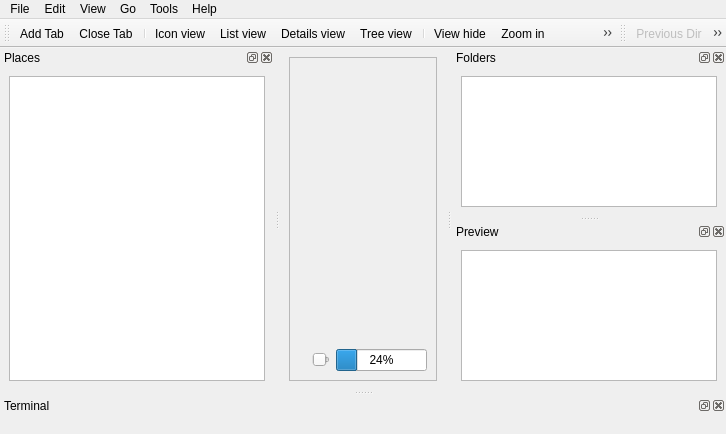
<?xml version="1.0" encoding="UTF-8"?>
<ui version="4.0">
 <class>MainWindowFileManager</class>
 <widget class="QMainWindow" name="MainWindowFileManager">
  <property name="geometry">
   <rect>
    <x>0</x>
    <y>0</y>
    <width>726</width>
    <height>434</height>
   </rect>
  </property>
  <property name="windowTitle">
   <string>MainWindow</string>
  </property>
  <widget class="QWidget" name="centralwidget">
   <layout class="QVBoxLayout" name="verticalLayout">
    <item>
     <widget class="QFrame" name="frame">
      <property name="frameShape">
       <enum>QFrame::StyledPanel</enum>
      </property>
      <property name="frameShadow">
       <enum>QFrame::Raised</enum>
      </property>
      <layout class="QVBoxLayout" name="verticalLayout_2">
       <item>
        <widget class="QTabWidget" name="m_tabWidget">
         <property name="elideMode">
          <enum>Qt::ElideRight</enum>
         </property>
         <property name="usesScrollButtons">
          <bool>true</bool>
         </property>
         <property name="documentMode">
          <bool>true</bool>
         </property>
         <property name="tabsClosable">
          <bool>true</bool>
         </property>
         <property name="movable">
          <bool>true</bool>
         </property>
        </widget>
       </item>
       <item>
        <layout class="QHBoxLayout" name="horizontalLayout">
         <item>
          <widget class="QLabel" name="m_labelStatus"/>
         </item>
         <item>
          <spacer name="horizontalSpacer">
           <property name="orientation">
            <enum>Qt::Horizontal</enum>
           </property>
           <property name="sizeHint" stdset="0">
            <size>
             <width>40</width>
             <height>20</height>
            </size>
           </property>
          </spacer>
         </item>
         <item>
          <widget class="QSlider" name="m_horizontalSliderIconSize">
           <property name="orientation">
            <enum>Qt::Horizontal</enum>
           </property>
          </widget>
         </item>
         <item>
          <widget class="QProgressBar" name="m_progressBarFreeSpace">
           <property name="value">
            <number>24</number>
           </property>
          </widget>
         </item>
        </layout>
       </item>
      </layout>
     </widget>
    </item>
   </layout>
  </widget>
  <widget class="QDockWidget" name="m_dockWidgetPlaces">
   <property name="windowTitle">
    <string>Places</string>
   </property>
   <attribute name="dockWidgetArea">
    <number>1</number>
   </attribute>
   <widget class="QWidget" name="dockWidgetContents_3">
    <layout class="QVBoxLayout" name="verticalLayout_3">
     <item>
      <widget class="QListView" name="m_listViewPlaces"/>
     </item>
    </layout>
   </widget>
  </widget>
  <widget class="QDockWidget" name="m_dockWidgetTerminal">
   <property name="sizePolicy">
    <sizepolicy hsizetype="Preferred" vsizetype="Maximum">
     <horstretch>0</horstretch>
     <verstretch>0</verstretch>
    </sizepolicy>
   </property>
   <property name="minimumSize">
    <size>
     <width>55</width>
     <height>38</height>
    </size>
   </property>
   <property name="windowTitle">
    <string>Terminal</string>
   </property>
   <attribute name="dockWidgetArea">
    <number>8</number>
   </attribute>
   <widget class="QWidget" name="dockWidgetContents_6">
    <layout class="QVBoxLayout" name="verticalLayout_4">
     <item>
      <widget class="QTermWidget" name="m_termWidgetTerminal">
       <property name="toolTip">
        <string/>
       </property>
       <property name="whatsThis">
        <string/>
       </property>
      </widget>
     </item>
    </layout>
   </widget>
  </widget>
  <widget class="QDockWidget" name="m_dockWidgetFolders">
   <property name="windowTitle">
    <string>Folders</string>
   </property>
   <attribute name="dockWidgetArea">
    <number>2</number>
   </attribute>
   <widget class="QWidget" name="dockWidgetContents_9">
    <layout class="QVBoxLayout" name="verticalLayout_5">
     <item>
      <widget class="QTreeView" name="m_treeViewFolders"/>
     </item>
    </layout>
   </widget>
  </widget>
  <widget class="QDockWidget" name="m_dockWidgetPreview">
   <property name="windowTitle">
    <string>Preview</string>
   </property>
   <attribute name="dockWidgetArea">
    <number>2</number>
   </attribute>
   <widget class="QWidget" name="dockWidgetContents_10">
    <layout class="QVBoxLayout" name="verticalLayout_6">
     <item>
      <widget class="QGraphicsView" name="m_graphicsView"/>
     </item>
    </layout>
   </widget>
  </widget>
  <widget class="QToolBar" name="m_toolBarTab">
   <property name="windowTitle">
    <string>Tabs</string>
   </property>
   <attribute name="toolBarArea">
    <enum>TopToolBarArea</enum>
   </attribute>
   <attribute name="toolBarBreak">
    <bool>false</bool>
   </attribute>
   <addaction name="actionAddTab"/>
   <addaction name="actionCloseTab"/>
   <addaction name="separator"/>
   <addaction name="actionIconView"/>
   <addaction name="actionListView"/>
   <addaction name="actionDetailsView"/>
   <addaction name="actionTreeView"/>
   <addaction name="separator"/>
   <addaction name="actionViewHide"/>
   <addaction name="actionZoomIn"/>
   <addaction name="actionZoomOut"/>
  </widget>
  <widget class="QMenuBar" name="m_menuBar">
   <property name="geometry">
    <rect>
     <x>0</x>
     <y>0</y>
     <width>726</width>
     <height>20</height>
    </rect>
   </property>
   <widget class="QMenu" name="menuFile">
    <property name="title">
     <string>File</string>
    </property>
    <addaction name="actionCreateFile"/>
    <addaction name="actionCreateDirectory"/>
    <addaction name="separator"/>
    <addaction name="actionAddTab"/>
    <addaction name="actionCloseTab"/>
   </widget>
   <widget class="QMenu" name="menuEdit">
    <property name="title">
     <string>Edit</string>
    </property>
    <addaction name="actionMove"/>
    <addaction name="actionCopy"/>
    <addaction name="actionPaste"/>
    <addaction name="separator"/>
   </widget>
   <widget class="QMenu" name="menuView">
    <property name="title">
     <string>View</string>
    </property>
    <addaction name="actionZoomIn"/>
    <addaction name="actionZoomOut"/>
    <addaction name="separator"/>
    <addaction name="actionListView"/>
    <addaction name="actionTreeView"/>
    <addaction name="actionDetailsView"/>
    <addaction name="actionViewHide"/>
   </widget>
   <widget class="QMenu" name="menuGo">
    <property name="title">
     <string>Go</string>
    </property>
    <addaction name="actionGoPreviousDir"/>
    <addaction name="actionUpDir"/>
    <addaction name="separator"/>
    <addaction name="actionGoHome"/>
   </widget>
   <widget class="QMenu" name="menuTools">
    <property name="title">
     <string>Tools</string>
    </property>
    <addaction name="actionTerminal"/>
    <addaction name="separator"/>
    <addaction name="actionPreferences"/>
   </widget>
   <widget class="QMenu" name="menuHelp">
    <property name="title">
     <string>Help</string>
    </property>
    <addaction name="actionAboutQt"/>
    <addaction name="actionAbout"/>
   </widget>
   <addaction name="menuFile"/>
   <addaction name="menuEdit"/>
   <addaction name="menuView"/>
   <addaction name="menuGo"/>
   <addaction name="menuTools"/>
   <addaction name="menuHelp"/>
  </widget>
  <widget class="QToolBar" name="m_toolBarNavigation">
   <property name="windowTitle">
    <string>Navigation</string>
   </property>
   <property name="allowedAreas">
    <set>Qt::BottomToolBarArea|Qt::TopToolBarArea</set>
   </property>
   <attribute name="toolBarArea">
    <enum>TopToolBarArea</enum>
   </attribute>
   <attribute name="toolBarBreak">
    <bool>false</bool>
   </attribute>
   <addaction name="actionGoPreviousDir"/>
   <addaction name="actionGoNextDir"/>
   <addaction name="actionUpDir"/>
   <addaction name="actionGoHome"/>
   <addaction name="separator"/>
  </widget>
  <action name="actionAddTab">
   <property name="icon">
    <iconset resource="../resources/resources.qrc">
     <normaloff>:/images/tab-new.png</normaloff>:/images/tab-new.png</iconset>
   </property>
   <property name="text">
    <string>Add Tab</string>
   </property>
   <property name="shortcut">
    <string>Ctrl+T</string>
   </property>
   <property name="menuRole">
    <enum>QAction::ApplicationSpecificRole</enum>
   </property>
  </action>
  <action name="actionGoHome">
   <property name="icon">
    <iconset resource="../resources/resources.qrc">
     <normaloff>:/images/go-home.png</normaloff>:/images/go-home.png</iconset>
   </property>
   <property name="text">
    <string>Go Home</string>
   </property>
   <property name="shortcut">
    <string>Ctrl+Home</string>
   </property>
  </action>
  <action name="actionGoPreviousDir">
   <property name="enabled">
    <bool>false</bool>
   </property>
   <property name="icon">
    <iconset theme="go-back" resource="../resources/resources.qrc">
     <normaloff>:/images/go-previous.png</normaloff>
     <normalon>:/images/back.png</normalon>:/images/go-previous.png</iconset>
   </property>
   <property name="text">
    <string>Previous Dir</string>
   </property>
   <property name="toolTip">
    <string>Previous Dir</string>
   </property>
   <property name="shortcut">
    <string>Backspace</string>
   </property>
  </action>
  <action name="actionCloseTab">
   <property name="icon">
    <iconset resource="../resources/resources.qrc">
     <normaloff>:/images/tab-close.png</normaloff>:/images/tab-close.png</iconset>
   </property>
   <property name="text">
    <string>Close Tab</string>
   </property>
   <property name="shortcut">
    <string>Ctrl+W</string>
   </property>
  </action>
  <action name="actionUpDir">
   <property name="icon">
    <iconset resource="../resources/resources.qrc">
     <normaloff>:/images/go-up.png</normaloff>:/images/go-up.png</iconset>
   </property>
   <property name="text">
    <string>Up Dir</string>
   </property>
  </action>
  <action name="actionListView">
   <property name="checkable">
    <bool>true</bool>
   </property>
   <property name="icon">
    <iconset resource="../resources/resources.qrc">
     <normaloff>:/images/view-list-details.png</normaloff>:/images/view-list-details.png</iconset>
   </property>
   <property name="text">
    <string>List view</string>
   </property>
   <property name="toolTip">
    <string>List view</string>
   </property>
  </action>
  <action name="actionTreeView">
   <property name="checkable">
    <bool>true</bool>
   </property>
   <property name="icon">
    <iconset resource="../resources/resources.qrc">
     <normaloff>:/images/view-list-tree.png</normaloff>:/images/view-list-tree.png</iconset>
   </property>
   <property name="text">
    <string>Tree view</string>
   </property>
  </action>
  <action name="actionDetailsView">
   <property name="checkable">
    <bool>true</bool>
   </property>
   <property name="icon">
    <iconset resource="../resources/resources.qrc">
     <normaloff>:/images/view-file-columns.png</normaloff>:/images/view-file-columns.png</iconset>
   </property>
   <property name="text">
    <string>Details view</string>
   </property>
  </action>
  <action name="actionZoomIn">
   <property name="icon">
    <iconset resource="../resources/resources.qrc">
     <normaloff>:/images/zoom-in.png</normaloff>:/images/zoom-in.png</iconset>
   </property>
   <property name="text">
    <string>Zoom in</string>
   </property>
   <property name="toolTip">
    <string>Zoom in</string>
   </property>
   <property name="shortcut">
    <string>Ctrl++</string>
   </property>
  </action>
  <action name="actionZoomOut">
   <property name="icon">
    <iconset resource="../resources/resources.qrc">
     <normaloff>:/images/zoom-out.png</normaloff>:/images/zoom-out.png</iconset>
   </property>
   <property name="text">
    <string>Zoom out</string>
   </property>
   <property name="toolTip">
    <string>Zoom out</string>
   </property>
   <property name="shortcut">
    <string>Ctrl+-</string>
   </property>
  </action>
  <action name="actionViewHide">
   <property name="icon">
    <iconset resource="../resources/resources.qrc">
     <normaloff>:/images/layer-visible-on.png</normaloff>:/images/layer-visible-on.png</iconset>
   </property>
   <property name="text">
    <string>View hide</string>
   </property>
   <property name="toolTip">
    <string>View hide</string>
   </property>
   <property name="shortcut">
    <string>Ctrl+H</string>
   </property>
  </action>
  <action name="actionCreateFile">
   <property name="icon">
    <iconset resource="../resources/resources.qrc">
     <normaloff>:/images/document-new.png</normaloff>:/images/document-new.png</iconset>
   </property>
   <property name="text">
    <string>Create file</string>
   </property>
   <property name="toolTip">
    <string>Create file</string>
   </property>
   <property name="shortcut">
    <string>Ctrl+F</string>
   </property>
  </action>
  <action name="actionCreateDirectory">
   <property name="icon">
    <iconset resource="../resources/resources.qrc">
     <normaloff>:/images/folder-new.png</normaloff>:/images/folder-new.png</iconset>
   </property>
   <property name="text">
    <string>Create directory</string>
   </property>
   <property name="toolTip">
    <string>Create directory</string>
   </property>
   <property name="shortcut">
    <string>Ctrl+N</string>
   </property>
  </action>
  <action name="actionTerminal">
   <property name="icon">
    <iconset theme="utilities-terminal" resource="../resources/resources.qrc">
     <normaloff>:/images/utilities-terminal.png</normaloff>:/images/utilities-terminal.png</iconset>
   </property>
   <property name="text">
    <string>Terminal</string>
   </property>
   <property name="toolTip">
    <string>Terminal</string>
   </property>
   <property name="shortcut">
    <string>F4</string>
   </property>
  </action>
  <action name="actionPreferences">
   <property name="icon">
    <iconset resource="../resources/resources.qrc">
     <normaloff>:/images/preferences.png</normaloff>:/images/preferences.png</iconset>
   </property>
   <property name="text">
    <string>Preferences</string>
   </property>
   <property name="toolTip">
    <string>Preferences</string>
   </property>
   <property name="shortcut">
    <string>Ctrl+P</string>
   </property>
  </action>
  <action name="actionAboutQt">
   <property name="text">
    <string>About Qt</string>
   </property>
   <property name="toolTip">
    <string>About Qt</string>
   </property>
  </action>
  <action name="actionAbout">
   <property name="icon">
    <iconset resource="../resources/resources.qrc">
     <normaloff>:/images/help-about.png</normaloff>:/images/help-about.png</iconset>
   </property>
   <property name="text">
    <string>About</string>
   </property>
   <property name="toolTip">
    <string>About</string>
   </property>
  </action>
  <action name="actionIconView">
   <property name="checkable">
    <bool>true</bool>
   </property>
   <property name="icon">
    <iconset resource="../resources/resources.qrc">
     <normaloff>:/images/view-list-icons.png</normaloff>:/images/view-list-icons.png</iconset>
   </property>
   <property name="text">
    <string>Icon view</string>
   </property>
   <property name="toolTip">
    <string>Icon view</string>
   </property>
  </action>
  <action name="actionGoNextDir">
   <property name="enabled">
    <bool>false</bool>
   </property>
   <property name="icon">
    <iconset resource="../resources/resources.qrc">
     <normaloff>:/images/go-next.png</normaloff>:/images/go-next.png</iconset>
   </property>
   <property name="text">
    <string>Go next dir</string>
   </property>
   <property name="iconText">
    <string>Go next dir</string>
   </property>
   <property name="toolTip">
    <string>Go next dir</string>
   </property>
  </action>
  <action name="actionCopy">
   <property name="icon">
    <iconset resource="../resources/resources.qrc">
     <normaloff>:/images/edit-copy.png</normaloff>:/images/edit-copy.png</iconset>
   </property>
   <property name="text">
    <string>Copy</string>
   </property>
   <property name="toolTip">
    <string>Copy</string>
   </property>
   <property name="shortcut">
    <string>Ctrl+C</string>
   </property>
  </action>
  <action name="actionMove">
   <property name="icon">
    <iconset resource="../resources/resources.qrc">
     <normaloff>:/images/edit-cut.png</normaloff>:/images/edit-cut.png</iconset>
   </property>
   <property name="text">
    <string>Move</string>
   </property>
   <property name="toolTip">
    <string>Move</string>
   </property>
   <property name="shortcut">
    <string>Ctrl+X</string>
   </property>
  </action>
  <action name="actionPaste">
   <property name="icon">
    <iconset resource="../resources/resources.qrc">
     <normaloff>:/images/edit-paste.png</normaloff>:/images/edit-paste.png</iconset>
   </property>
   <property name="text">
    <string>Paste</string>
   </property>
   <property name="toolTip">
    <string>Paste</string>
   </property>
   <property name="shortcut">
    <string>Ctrl+V</string>
   </property>
  </action>
 </widget>
 <customwidgets>
  <customwidget>
   <class>QTermWidget</class>
   <extends>QWidget</extends>
   <header>qtermwidget.h</header>
  </customwidget>
 </customwidgets>
 <resources>
  <include location="../resources/resources.qrc"/>
 </resources>
 <connections/>
</ui>
